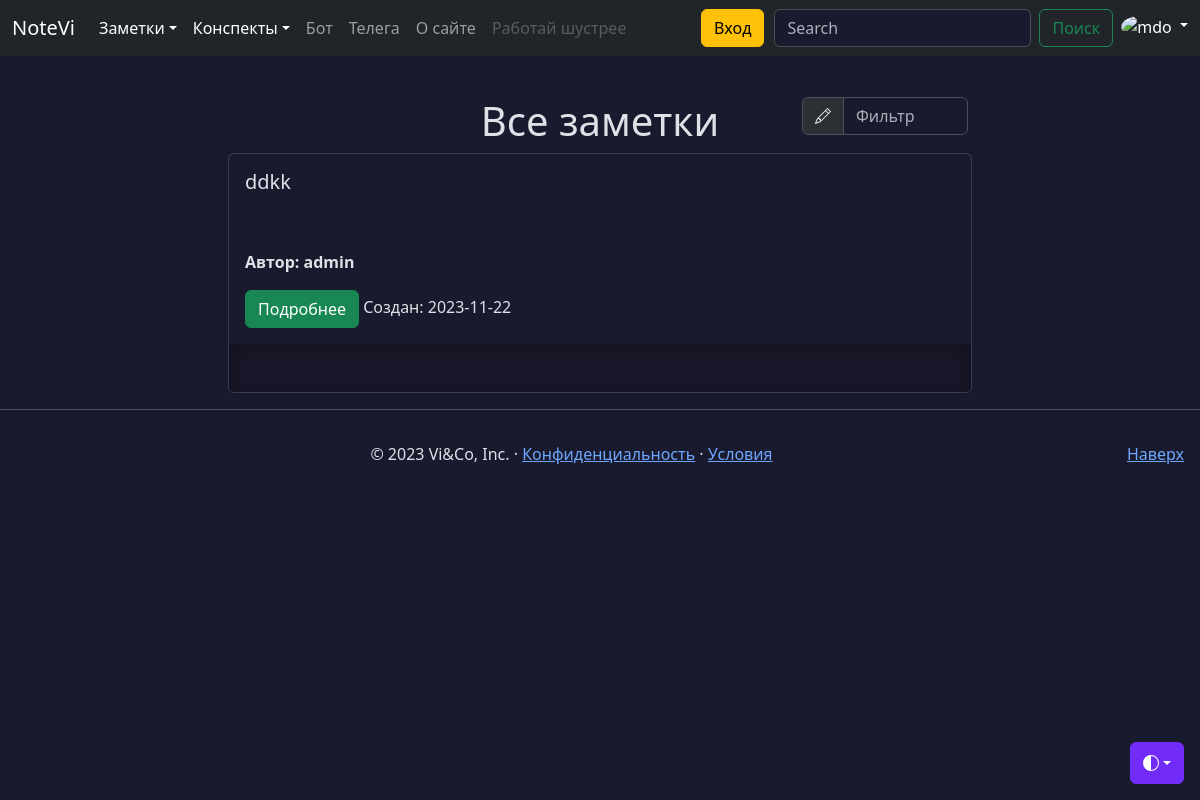
The app's page /notes/public, older data.
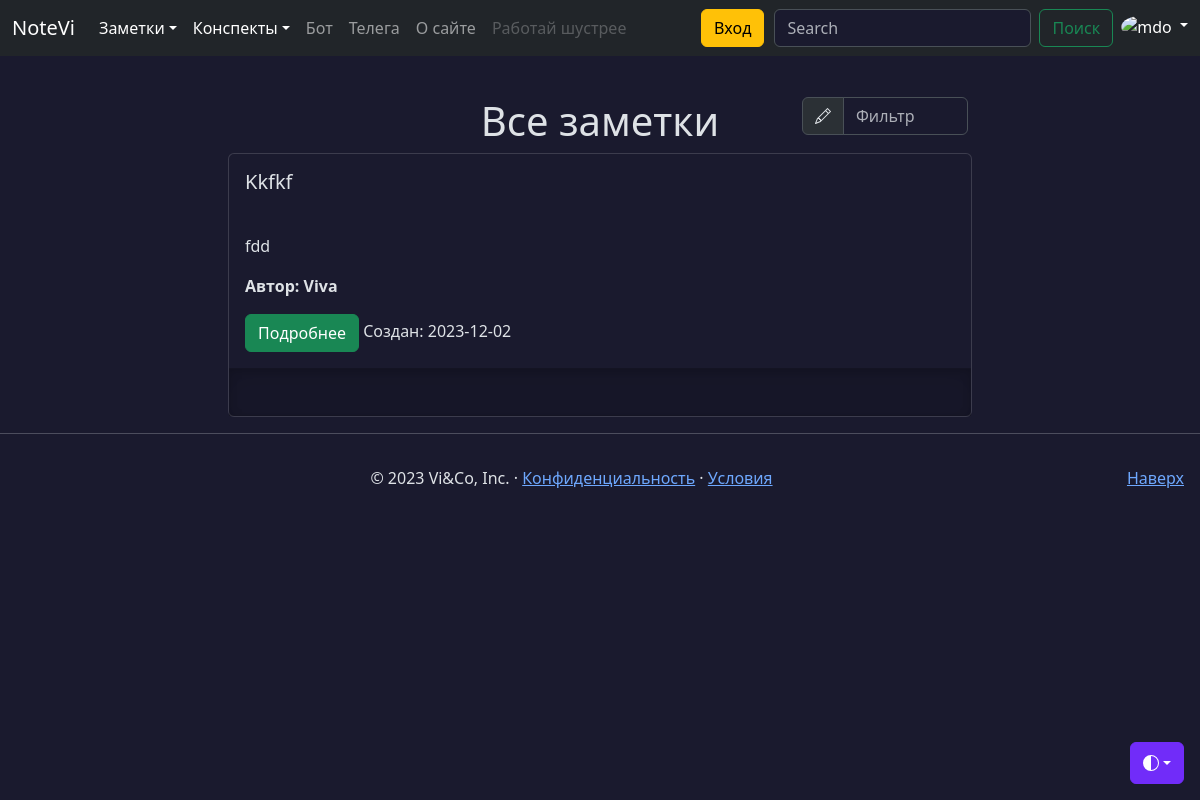
The same page, newer data.
### models.py (models this page shows, shortened)
class Note(db.Model):
    id = db.Column(db.Integer, primary_key=True)
    title = db.Column(db.String(100), nullable=False, default=' ')
    intro = db.Column(db.String(200), nullable=False, default=' ')
    text = db.Column(db.Text, nullable=False, default=' ')
    user_id = db.Column(db.Integer,
                        db.ForeignKey('user.id'))
    data = db.Column(db.Date, nullable=False, default=datetime.utcnow)
    favorites = db.relationship('User',
                                secondary='favorites',
                                backref=db.backref('favorite_notes',
                                                   lazy=True),
                                lazy='subquery')
    public = db.Column(db.String(8), default=None)
    files = db.relationship('File',
                            secondary='note_file',
                            lazy='subquery',
                            backref=db.backref('notes',
                                               lazy=True))

class User(db.Model):
    id = db.Column(db.Integer, primary_key=True)
    username = db.Column(
        db.String(64), index=True, unique=True, nullable=False
    )
    email = db.Column(db.String(120), index=True, unique=True, nullable=False)
    password_hash = db.Column(db.String(255), nullable=False)
    notes = db.relationship('Note',
                            backref='author',
                            lazy='dynamic',
                            cascade='all, delete')
    created_on = db.Column(db.DateTime(), default=datetime.utcnow)
    updated_on = db.Column(
        db.DateTime, default=datetime.utcnow, onupdate=datetime.utcnow
    )
    conspects = db.relationship('Conspect',
                                backref='author',
                                lazy='dynamic',
                                cascade='all, delete'
                                )

### views/notes.py (the view)
@app.route('/notes/public')
def public():
    notes = Note.query.filter_by(public='on').order_by(Note.id.desc()).all()
    return render_template('notes.html', notes=notes)

### templates/notes.html (shortened to what this page needs)
{% extends 'base.html' %}
{% block content %}
{% if request.endpoint == 'public' or current_user.is_authenticated %}
<div class="container mt-5">
  <div class="row justify-content-md-center">
    {% if notes|length > 0 %}
    <div class="col-sm-4 col-lg-2">
    </div>
    <div class="col-sm-4 align-self-center">
        <h1 style="text-align: center;">Все заметки</h1>
    {% endif %}
    </div>
    {% if notes|length > 0 %}
      <div class="col-sm-4 col-lg-2 mb-2">
        <div class="input-group">
          <span class="input-group-text" id="basic-addon1">
          </span>
          <input type="text" class="form-control" placeholder="Фильтр" aria-label="Фильтр" aria-describedby="basic-addon1" id="filterInput">
        </div>
      </div>
    </div>
    {% endif %}
    {% if notes|length > 0 %}
      {% for note in notes %}
        <div class="card container col-lg-8 p-0">
          <div class="card-body container">
            <h5 class="card-title col-7">{{ note.title }}</h5>
          </div>
          <div class="card-body container">
            <p class="card-text">{{ note.intro }}</p>
            <p class="card-author"><b>Автор: {{ note.author.username }}</b></p>
            <a href="/notes/{{ note.id }}" class="btn btn-success" data-toggle="button" aria-pressed="false" autocomplete="off">
                Подробнее
            </a>
            <note class="date col">Cоздан: {{ note.data }}</note>
          </div>
          <div class="b-example-divider" style="width: 100%;"></div>
        </div>
      {% endfor %}
    {% endif %}
  </div>
  {% else %}
  <div class="container mt-5">
    <h1 style="text-align: center;">Войдите или зарегистрируйтесь</h1>
  </div>
  {% endif %}
{% endblock %}

Row changes from the older to the newer data that the page shows:
removed Note: title "ddkk", author.username "admin", data "2023-11-22"
now on this page (row edited): Note: title "Kkfkf", intro "fdd", author.username "Viva", data "2023-12-02"
